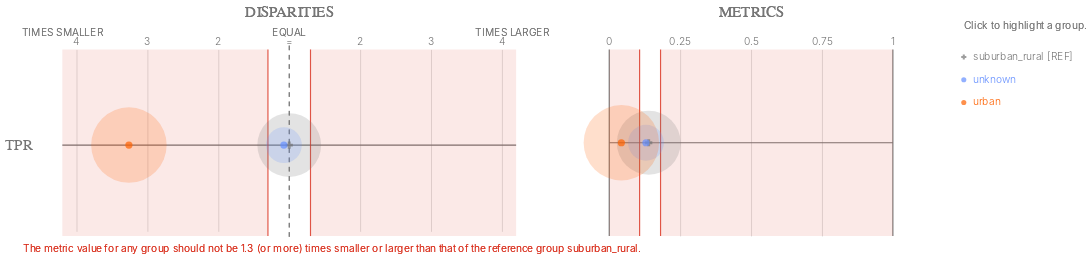

The notebook cell this image was saved under:
### Code cell
ap.disparities_metrics(bdf, metrics, 'metro_type', fairness_threshold = 1.30)

### Figure 1 — Vega-Lite specification as saved in the notebook (floating-point values rounded to 4 significant figures)
{"config": {"view": {"continuousWidth": 400, "continuousHeight": 300, "strokeWidth": 0}, "axisLeft": {"labelColor": "rgb(117,117,117)", "labelFont": "Helvetica", "labelFontSize": 16}}, "hconcat": [{"layer": [{"data": {"name": "data-a80bbe78875d74850191493116348974"}, "mark": {"type": "rule", "stroke": "rgb(117,117,117)", "strokeWidth": 1.25, "tooltip": ""}, "encoding": {"x": {"type": "quantitative", "field": "x", "scale": {"domain": [-3, 3], "range": [57.0, 513.0]}}, "x2": {"field": "x2"}, "y": {"type": "nominal", "axis": {"domain": false, "labelAngle": 0, "labelPadding": -10, "orient": "left", "ticks": false, "title": ""}, "field": "metric", "scale": {"domain": ["TPR"], "range": [30, 225.0]}}}}, {"data": {"name": "data-79dd248bdaa0ea02c535240e8ad022c8"}, "mark": {"type": "rule", "stroke": "rgb(117,117,117)", "strokeDash": [5, 5], "strokeWidth": 1}, "encoding": {"tooltip": {"value": "suburban_rural [REF]"}, "x": {"value": 285.0}, "y": {"value": 20.83}, "y2": {"value": 229.2}}}, {"data": {"name": "data-f70f876ef858e7578abafe4eee75fee4"}, "mark": {"type": "text", "align": "center", "color": "rgb(117,117,117)", "font": "Helvetica", "fontSize": 11, "fontWeight": 300, "tooltip": ""}, "encoding": {"text": {"type": "nominal", "field": "label"}, "x": {"type": "quantitative", "field": "value", "scale": {"domain": [-3, 3], "range": [57.0, 513.0]}}, "y": {"value": 17.5}}}, {"layer": [{"mark": {"type": "text", "align": "right", "fill": "rgb(117,117,117)", "font": "Helvetica", "fontSize": 11, "fontWeight": 300, "tooltip": ""}, "encoding": {"text": {"value": "TIMES SMALLER"}, "x": {"value": 85.5}, "y": {"value": 7.5}}}, {"mark": {"type": "text", "align": "left", "fill": "rgb(117,117,117)", "font": "Helvetica", "fontSize": 11, "fontWeight": 300, "tooltip": ""}, "encoding": {"text": {"value": "TIMES LARGER"}, "x": {"value": 484.5}, "y": {"value": 7.5}}}, {"mark": {"type": "text", "align": "center", "fill": "rgb(117,117,117)", "font": "Helvetica", "fontSize": 11, "fontWeight": 300, "tooltip": ""}, "encoding": {"text": {"value": "EQUAL"}, "x": {"value": 285.0}, "y": {"value": 7.5}}}], "data": {"name": "data-79dd248bdaa0ea02c535240e8ad022c8"}}, {"layer": [{"mark": {"type": "rule", "opacity": 0.8, "stroke": "rgb(217, 46, 28)", "strokeWidth": 1.25, "tooltip": ""}, "encoding": {"x": {"type": "quantitative", "field": "min", "scale": {"domain": [-3, 3], "range": [57.0, 513.0]}}, "y": {"value": 25.0}, "y2": {"value": 225.0}}}, {"mark": {"type": "rule", "opacity": 0.8, "stroke": "rgb(217, 46, 28)", "strokeWidth": 1.25, "tooltip": ""}, "encoding": {"x": {"type": "quantitative", "field": "max", "scale": {"domain": [-3, 3], "range": [57.0, 513.0]}}, "y": {"value": 25.0}, "y2": {"value": 225.0}}}, {"layer": [{"mark": {"type": "rect", "fill": "rgb(217, 46, 28)", "opacity": 0.1, "tooltip": ""}, "encoding": {"x": {"type": "quantitative", "field": "min", "scale": {"domain": [-3, 3], "range": [57.0, 513.0]}}, "x2": {"field": "lower_end"}, "y": {"value": 25.0}, "y2": {"value": 225.0}}}, {"mark": {"type": "rect", "fill": "rgb(217, 46, 28)", "opacity": 0.1, "tooltip": ""}, "encoding": {"x": {"type": "quantitative", "field": "max", "scale": {"domain": [-3, 3], "range": [57.0, 513.0]}}, "x2": {"field": "upper_end"}, "y": {"value": 25.0}, "y2": {"value": 225.0}}}]}, {"data": {"name": "data-79dd248bdaa0ea02c535240e8ad022c8"}, "mark": {"type": "text", "align": "left", "baseline": "top", "fill": "rgb(217, 46, 28)", "font": "Helvetica", "fontSize": 11, "fontWeight": 300, "tooltip": ""}, "encoding": {"text": {"value": "The metric value for any group should not be 1.3 (or more) times smaller or larger than that of the reference group suburban_rural."}, "x": {"value": 0}, "y": {"value": 233.3}}}], "data": {"name": "data-3dee117d57e1ece1df7853af976ed45d"}}, {"layer": [{"mark": "circle"}, {"data": {"name": "data-c9b567e44bc738f5e40a399c47e7d27e"}, "mark": {"type": "circle", "opacity": 0.2}, "encoding": {"color": {"condition": {"type": "nominal", "field": "attribute_value", "legend": null, "scale": {"domain": ["suburban_rural", "unknown", "urban"], "range": ["rgb(117,117,117)", "rgb(100, 143, 255)", "rgb(254, 97, 0)", "rgb(220, 38, 127)", "rgb(255, 176, 0)", "rgb(120, 94, 240)"]}, "selection": "selector041"}, "value": "rgb(224,224,224)"}, "size": {"type": "quantitative", "field": "group_size", "legend": null, "scale": {"domain": [0, 10940.0], "range": [0, 7854.0]}}, "tooltip": [{"type": "nominal", "field": "attribute_value", "title": "Group"}, {"type": "nominal", "field": "tooltip_group_size", "title": "Group Size"}, {"type": "nominal", "field": "tooltip_disparity_explanation_tpr", "title": "Disparity"}, {"type": "quantitative", "field": "tpr", "format": ".2f", "title": "TPR"}], "x": {"type": "quantitative", "axis": {"domain": false, "labels": false, "ticks": false, "title": null, "values": [-3, -2, -1, 1, 2, 3]}, "field": "tpr_disparity_scaled", "scale": {"domain": [-3, 3], "range": [57.0, 513.0]}}, "y": {"type": "nominal", "axis": {"domain": false, "grid": false, "labels": false, "ticks": false, "title": " "}, "field": "metric_variable", "scale": {"domain": ["TPR"], "range": [30, 225.0]}}}, "selection": {"selector043": {"type": "multi", "empty": "all", "fields": ["attribute_value"]}}, "transform": [{"calculate": "'TPR'", "as": "metric_variable"}]}, {"layer": [{"mark": "point"}, {"data": {"name": "data-c9b567e44bc738f5e40a399c47e7d27e"}, "mark": {"type": "point", "filled": true, "size": 60}, "encoding": {"color": {"condition": {"type": "nominal", "field": "attribute_value", "legend": null, "scale": {"domain": ["suburban_rural", "unknown", "urban"], "range": ["rgb(117,117,117)", "rgb(100, 143, 255)", "rgb(254, 97, 0)", "rgb(220, 38, 127)", "rgb(255, 176, 0)", "rgb(120, 94, 240)"]}, "selection": "selector041"}, "value": "rgb(224,224,224)"}, "shape": {"type": "nominal", "field": "attribute_value", "legend": null, "scale": {"domain": ["suburban_rural", "unknown", "urban"], "range": ["cross", "circle", "circle"]}}, "tooltip": [{"type": "nominal", "field": "attribute_value", "title": "Group"}, {"type": "nominal", "field": "tooltip_group_size", "title": "Group Size"}, {"type": "nominal", "field": "tooltip_disparity_explanation_tpr", "title": "Disparity"}, {"type": "quantitative", "field": "tpr", "format": ".2f", "title": "TPR"}], "x": {"type": "quantitative", "axis": {"domain": false, "labels": false, "ticks": false, "title": null, "values": [-3, -2, -1, 1, 2, 3]}, "field": "tpr_disparity_scaled", "scale": {"domain": [-3, 3], "range": [57.0, 513.0]}}, "y": {"type": "nominal", "axis": {"domain": false, "grid": false, "labels": false, "ticks": false, "title": " "}, "field": "metric_variable", "scale": {"domain": ["TPR"], "range": [30, 225.0]}}}, "selection": {"selector042": {"type": "multi", "empty": "all", "fields": ["attribute_value"]}}, "transform": [{"calculate": "'TPR'", "as": "metric_variable"}]}]}]}, {"data": {"name": "data-79dd248bdaa0ea02c535240e8ad022c8"}, "mark": {"type": "text", "align": "center", "fill": "rgb(117,117,117)", "font": "Helvetica", "fontSize": 16, "tooltip": ""}, "encoding": {"text": {"value": "DISPARITIES"}, "x": {"value": 285.0}, "y": {"value": -15}}}], "height": 250, "resolve": {"scale": {"size": "independent", "y": "independent"}}, "width": 570.0}, {"layer": [{"data": {"name": "data-2877b248c93196b56da8c0b23bb53c1d"}, "mark": {"type": "rule", "stroke": "rgb(117,117,117)", "strokeWidth": 1.25, "tooltip": ""}, "encoding": {"x": {"type": "quantitative", "field": "start", "scale": {"domain": [0, 1], "range": [38.0, 342.0]}}, "x2": {"field": "end"}, "y": {"type": "nominal", "axis": {"domain": false, "grid": false, "labels": false, "ticks": false, "title": " "}, "field": "y_position", "scale": {"domain": ["TPR"], "range": [25.0, 225.0]}}}}, {"data": {"name": "data-6cfe259518f6c7b358d8f836a73e6b7f"}, "mark": {"type": "rule", "stroke": "rgb(117,117,117)", "strokeWidth": 1.25, "tooltip": ""}, "encoding": {"x": {"type": "quantitative", "field": "x_position", "scale": {"domain": [0, 1], "range": [38.0, 342.0]}}, "y": {"value": 25.0}, "y2": {"value": 225.0}}}, {"data": {"name": "data-60ed1133fa688d151d36705a369482e0"}, "mark": {"type": "text", "align": "center", "color": "rgb(117,117,117)", "font": "Helvetica", "fontSize": 11, "fontWeight": 300, "tooltip": ""}, "encoding": {"text": {"type": "nominal", "field": "value"}, "x": {"type": "quantitative", "field": "value", "scale": {"domain": [0, 1], "range": [38.0, 342.0]}}, "y": {"value": 17.5}}}, {"layer": [{"mark": {"type": "rect", "opacity": 0.8, "stroke": "rgb(217, 46, 28)", "strokeWidth": 1.25, "tooltip": ""}, "encoding": {"x": {"type": "quantitative", "field": "lower_threshold_value", "scale": {"domain": [0, 1], "range": [38.0, 342.0]}}, "x2": {"field": "lower_threshold_value"}, "y": {"type": "nominal", "axis": {"domain": false, "grid": false, "labels": false, "ticks": false, "title": " "}, "field": "metric", "scale": {"domain": ["TPR"], "range": [25.0, 225.0]}}}}, {"mark": {"type": "rect", "opacity": 0.8, "stroke": "rgb(217, 46, 28)", "strokeWidth": 1.25, "tooltip": ""}, "encoding": {"x": {"type": "quantitative", "field": "upper_threshold_value", "scale": {"domain": [0, 1], "range": [38.0, 342.0]}}, "x2": {"field": "upper_threshold_value"}, "y": {"type": "nominal", "axis": {"domain": false, "grid": false, "labels": false, "ticks": false, "title": " "}, "field": "metric", "scale": {"domain": ["TPR"], "range": [25.0, 225.0]}}}}, {"layer": [{"mark": {"type": "rect", "fill": "rgb(217, 46, 28)", "opacity": 0.1, "tooltip": ""}, "encoding": {"x": {"type": "quantitative", "field": "lower_threshold_value", "scale": {"domain": [0, 1], "range": [38.0, 342.0]}}, "x2": {"field": "lower_end"}, "y": {"type": "nominal", "axis": {"domain": false, "grid": false, "labels": false, "ticks": false, "title": " "}, "field": "metric", "scale": {"domain": ["TPR"], "range": [25.0, 225.0]}}}}, {"mark": {"type": "rect", "fill": "rgb(217, 46, 28)", "opacity": 0.1, "tooltip": ""}, "encoding": {"x": {"type": "quantitative", "field": "upper_threshold_value", "scale": {"domain": [0, 1], "range": [38.0, 342.0]}}, "x2": {"field": "upper_end"}, "y": {"type": "nominal", "axis": {"domain": false, "grid": false, "labels": false, "ticks": false, "title": " "}, "field": "metric", "scale": {"domain": ["TPR"], "range": [25.0, 225.0]}}}}]}], "data": {"name": "data-74b0917fc9b76bd87c3f32f9ae9e31bd"}}, {"layer": [{"mark": "circle"}, {"data": {"name": "data-c9b567e44bc738f5e40a399c47e7d27e"}, "mark": {"type": "circle", "opacity": 0.2}, "encoding": {"color": {"condition": {"type": "nominal", "field": "attribute_value", "legend": null, "scale": {"domain": ["suburban_rural", "unknown", "urban"], "range": ["rgb(117,117,117)", "rgb(100, 143, 255)", "rgb(254, 97, 0)", "rgb(220, 38, 127)", "rgb(255, 176, 0)", "rgb(120, 94, 240)"]}, "selection": "selector041"}, "value": "rgb(224,224,224)"}, "size": {"type": "quantitative", "field": "group_size", "legend": null, "scale": {"domain": [0, 10940.0], "range": [0, 7854.0]}}, "tooltip": [{"type": "nominal", "field": "attribute_value", "title": "Group"}, {"type": "nominal", "field": "tooltip_group_size", "title": "Group Size"}, {"type": "nominal", "field": "tooltip_disparity_explanation_tpr", "title": "Disparity"}, {"type": "quantitative", "field": "tpr", "format": ".2f", "title": "TPR"}], "x": {"type": "quantitative", "axis": {"domain": false, "labels": false, "ticks": false, "title": null, "values": [0.25, 0.5, 0.75]}, "field": "tpr", "scale": {"domain": [0, 1], "range": [38.0, 342.0]}}, "y": {"type": "nominal", "axis": {"domain": false, "grid": false, "labels": false, "ticks": false, "title": " "}, "field": "metric_variable", "scale": {"domain": ["TPR"], "range": [25.0, 225.0]}}}, "selection": {"selector045": {"type": "multi", "empty": "all", "fields": ["attribute_value"]}}, "transform": [{"calculate": "'TPR'", "as": "metric_variable"}]}, {"layer": [{"mark": "point"}, {"data": {"name": "data-c9b567e44bc738f5e40a399c47e7d27e"}, "mark": {"type": "point", "filled": true, "size": 60}, "encoding": {"color": {"condition": {"type": "nominal", "field": "attribute_value", "legend": null, "scale": {"domain": ["suburban_rural", "unknown", "urban"], "range": ["rgb(117,117,117)", "rgb(100, 143, 255)", "rgb(254, 97, 0)", "rgb(220, 38, 127)", "rgb(255, 176, 0)", "rgb(120, 94, 240)"]}, "selection": "selector041"}, "value": "rgb(224,224,224)"}, "shape": {"type": "nominal", "field": "attribute_value", "legend": null, "scale": {"domain": ["suburban_rural", "unknown", "urban"], "range": ["cross", "circle", "circle"]}}, "tooltip": [{"type": "nominal", "field": "attribute_value", "title": "Group"}, {"type": "nominal", "field": "tooltip_group_size", "title": "Group Size"}, {"type": "nominal", "field": "tooltip_disparity_explanation_tpr", "title": "Disparity"}, {"type": "quantitative", "field": "tpr", "format": ".2f", "title": "TPR"}], "x": {"type": "quantitative", "axis": {"domain": false, "labels": false, "ticks": false, "title": null, "values": [0.25, 0.5, 0.75]}, "field": "tpr", "scale": {"domain": [0, 1], "range": [38.0, 342.0]}}, "y": {"type": "nominal", "axis": {"domain": false, "grid": false, "labels": false, "ticks": false, "title": " "}, "field": "metric_variable", "scale": {"domain": ["TPR"], "range": [25.0, 225.0]}}}, "selection": {"selector044": {"type": "multi", "empty": "all", "fields": ["attribute_value"]}}, "transform": [{"calculate": "'TPR'", "as": "metric_variable"}]}]}]}, {"data": {"name": "data-79dd248bdaa0ea02c535240e8ad022c8"}, "mark": {"type": "text", "align": "center", "fill": "rgb(117,117,117)", "font": "Helvetica", "fontSize": 16, "tooltip": ""}, "encoding": {"text": {"value": "METRICS"}, "x": {"value": 190.0}, "y": {"value": -15}}}, {"layer": [{"mark": {"type": "point", "filled": true, "tooltip": ""}, "encoding": {"color": {"condition": {"type": "nominal", "field": "attribute_value", "legend": null, "scale": {"domain": ["suburban_rural", "unknown", "urban"], "range": ["rgb(117,117,117)", "rgb(100, 143, 255)", "rgb(254, 97, 0)", "rgb(220, 38, 127)", "rgb(255, 176, 0)", "rgb(120, 94, 240)"]}, "selection": "selector041"}, "value": "rgb(224,224,224)"}, "shape": {"type": "nominal", "field": "attribute_value", "legend": null, "scale": {"domain": ["suburban_rural", "unknown", "urban"], "range": ["cross", "circle", "circle"]}}, "x": {"value": 418.0}, "y": {"type": "nominal", "axis": {"domain": false, "grid": false, "labels": false, "ticks": false, "title": " "}, "field": "attribute_value", "scale": {"domain": ["suburban_rural", "unknown", "urban"], "range": [21, 94]}}}, "selection": {"selector041": {"type": "multi", "empty": "all", "fields": ["attribute_value"]}}}, {"mark": {"type": "text", "align": "left", "baseline": "middle", "font": "Helvetica", "fontSize": 11, "fontWeight": 300, "tooltip": ""}, "encoding": {"color": {"condition": {"type": "nominal", "field": "attribute_value", "legend": null, "scale": {"domain": ["suburban_rural", "unknown", "urban"], "range": ["rgb(117,117,117)", "rgb(100, 143, 255)", "rgb(254, 97, 0)", "rgb(220, 38, 127)", "rgb(255, 176, 0)", "rgb(120, 94, 240)"]}, "selection": "selector041"}, "value": "rgb(224,224,224)"}, "text": {"type": "nominal", "field": "label"}, "x": {"value": 428.0}, "y": {"type": "nominal", "axis": {"domain": false, "grid": false, "labels": false, "ticks": false, "title": " "}, "field": "attribute_value", "scale": {"domain": ["suburban_rural", "unknown", "urban"], "range": [21, 94]}}}, "selection": {"selector046": {"type": "multi", "empty": "all", "fields": ["attribute_value"]}}}, {"data": {"name": "data-79dd248bdaa0ea02c535240e8ad022c8"}, "mark": {"type": "text", "align": "left", "baseline": "middle", "color": "rgb(117,117,117)", "font": "Helvetica", "fontSize": 11, "fontWeight": 300, "tooltip": ""}, "encoding": {"text": {"value": "Click to highlight a group."}, "x": {"value": 418.0}, "y": {"value": 0}}}], "data": {"name": "data-e1f9423a4bded23d71327d85bde107c5"}}], "height": 250, "resolve": {"scale": {"y": "independent"}}, "width": 380.0}], "bounds": "flush", "spacing": 20, "$schema": "https://vega.github.io/schema/vega-lite/v4.8.1.json", "datasets": {"data-a80bbe78875d74850191493116348974": [{"metric": "TPR", "x": -3.2, "x2": 3.2}], "data-79dd248bdaa0ea02c535240e8ad022c8": [{"a": 1, "b": 0}, {"a": 1, "b": 0}], "data-f70f876ef858e7578abafe4eee75fee4": [{"value": -3, "label": 4}, {"value": -2, "label": 3}, {"value": -1, "label": 2}, {"value": 0, "label": "="}, {"value": 1, "label": 2}, {"value": 2, "label": 3}, {"value": 3, "label": 4}], "data-3dee117d57e1ece1df7853af976ed45d": [{"min": -0.3, "max": 0.3, "lower_end": -3.2, "upper_end": 3.2}], "data-c9b567e44bc738f5e40a399c47e7d27e": [{"attribute_name": "metro_type", "attribute_value": "suburban_rural", "group_size": 6506, "total_entities": 17677, "tpr": 0.1392, "tpr_disparity": 1.0, "tpr_disparity_scaled": 0.0, "tooltip_group_size": "6,506 (36.80%)", "tooltip_disparity_explanation_tpr": "Reference group"}, {"attribute_name": "metro_type", "attribute_value": "unknown", "group_size": 2056, "total_entities": 17677, "tpr": 0.1294, "tpr_disparity": 0.93, "tpr_disparity_scaled": -0.0753, "tooltip_group_size": "2,056 (11.63%)", "tooltip_disparity_explanation_tpr": "1.08 times smaller TPR than the reference group"}, {"attribute_name": "metro_type", "attribute_value": "urban", "group_size": 9115, "total_entities": 17677, "tpr": 0.04267, "tpr_disparity": 0.3067, "tpr_disparity_scaled": -2.261, "tooltip_group_size": "9,115 (51.56%)", "tooltip_disparity_explanation_tpr": "3.26 times smaller TPR than the reference group"}], "data-2877b248c93196b56da8c0b23bb53c1d": [{"y_position": "TPR", "start": 0, "end": 1}], "data-6cfe259518f6c7b358d8f836a73e6b7f": [{"x_position": 0}, {"x_position": 1}], "data-60ed1133fa688d151d36705a369482e0": [{"value": 0.0}, {"value": 0.25}, {"value": 0.5}, {"value": 0.75}, {"value": 1.0}], "data-74b0917fc9b76bd87c3f32f9ae9e31bd": [{"lower_end": 0, "upper_end": 1, "lower_threshold_value": 0.107, "upper_threshold_value": 0.1809, "metric": "TPR"}], "data-e1f9423a4bded23d71327d85bde107c5": [{"attribute_value": "suburban_rural", "label": "suburban_rural [REF]"}, {"attribute_value": "unknown", "label": "unknown"}, {"attribute_value": "urban", "label": "urban"}]}}
